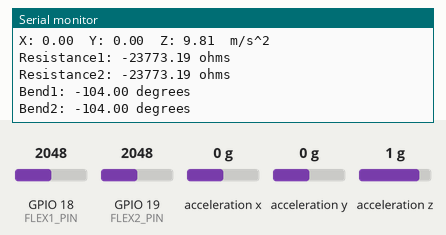
This sketch was run on a simulated ESP32. Parts: the last lines printed to the serial monitor. The test bench sets the inputs (shaded band); at power-on: acceleration x 0 g, GPIO 18 (FLEX1_PIN) = 2048, GPIO 19 (FLEX2_PIN) = 2048, acceleration y 0 g, acceleration z 1 g.

Above: at 1.8 s.
1.9 s: acceleration x set to -1.4 g
At 2.5 s:
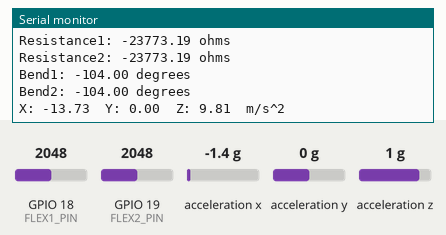
3.4 s: GPIO 18 (FLEX1_PIN) set to 2866
At 4.0 s:
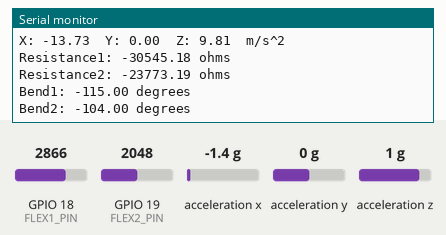
4.9 s: GPIO 19 (FLEX2_PIN) set to 2866
At 6.2 s:
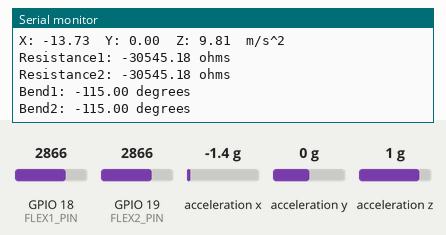
6.4 s: acceleration y set to -1.4 g
At 6.4 s:
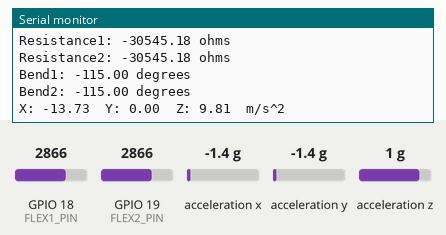
7.9 s: acceleration z set to -1.4 g
At 8.8 s:
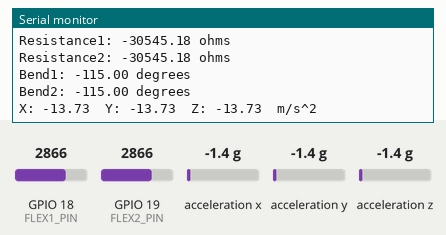
9.4 s: GPIO 18 (FLEX1_PIN) set to 3972
At 10.4 s:
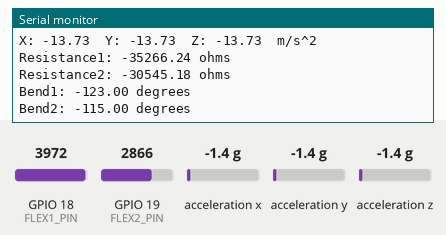
Timing chart, 0 to 11.9 s (numbered marks = the images above; inputs shaded):
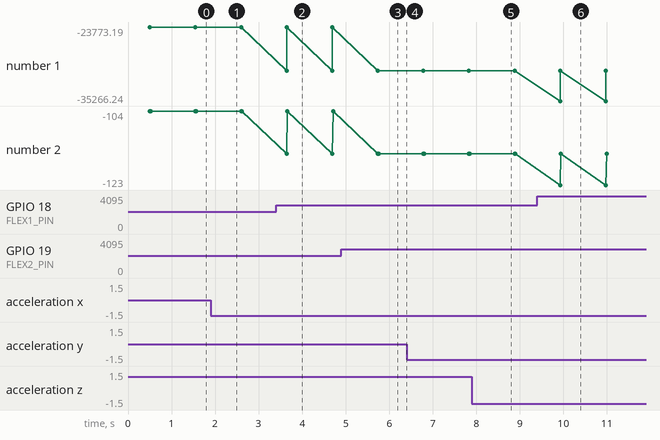

The sketch:

Hand_Gesture.ino
```cpp
#include <Wire.h>
#include <Adafruit_Sensor.h>    // Adafruit  sensor library
#include <Adafruit_ADXL345_U.h>  // ADXL345 library

Adafruit_ADXL345_Unified accel = Adafruit_ADXL345_Unified();   // ADXL345 Object

const int FLEX1_PIN = 18;
const int FLEX2_PIN = 19;
const float VCC = 4.9; // measured volatage of esp32 5v line
const float R_DIV = 47500.0; // measured resistance of 3.3k resistor

const float STRAIGHT_RESISTANCE = 37300.0; //resistance when straight
const float BEND_RESISTANCE = 90000.0; //resistance at 90 deg

void setup() {

  Serial.begin(9600);
  pinMode(FLEX1_PIN, INPUT);
  pinMode(FLEX2_PIN, INPUT);
  if(!accel.begin())   // if ASXL345 sensor not found
  {
    Serial.println("ADXL345 not detected");
    while(1);
  }

}

void loop() {

 sensors_event_t event;
 accel.getEvent(&event);
 Serial.print("X: ");
 Serial.print(event.acceleration.x);
 Serial.print("  ");
  Serial.print("Y: ");
 Serial.print(event.acceleration.y);
 Serial.print("  ");
  Serial.print("Z: ");
 Serial.print(event.acceleration.z);
 Serial.print("  ");
 Serial.println("m/s^2 ");
 delay(500);

 //Read the ADC, and calculate voltage and resistance from it
  int flexADC1 = analogRead(FLEX1_PIN);
  int flexADC2 = analogRead(FLEX2_PIN);
  float flex1V = flexADC1*  VCC/1023.0;
  float flex1R = R_DIV * (VCC/flex1V - 1.0);

  float flex2V = flexADC2*  VCC/1023.0;
  float flex2R = R_DIV * (VCC/flex2V - 1.0);
  Serial.println("Resistance1: "+String(flex1R)+" ohms");
  Serial.println("Resistance2: "+String(flex2R)+" ohms");


  //use the calculated resistance to estimate the sensor's bend angle
  float flex1_val = map(flex1R, STRAIGHT_RESISTANCE, BEND_RESISTANCE, 0, 90.0);
  float flex2_val = map(flex2R, STRAIGHT_RESISTANCE, BEND_RESISTANCE, 0, 90.0);

  if(flex1_val > 250 && event.acceleration.x > -0.55 && event.acceleration.x < -0.40)
  {
    Serial.println("I need Water");
    delay(2000);
  }
  if(flex1_val > 150 && flex2_val <250 && event.acceleration.x > -0.55 && event.acceleration.x < -0.40)
  {
    Serial.println("I need food");
    //bluetooth code to be added here
    delay(2000);
  }
  if(flex1_val > 50 && flex2_val <150 && event.acceleration.x > -0.55 && event.acceleration.x < -0.40)
  {
    Serial.println("I need Medicine");
    //bluetooth code to be added here
    delay(2000);
  }
  if(flex1_val > 250 && flex2_val > 250 && event.acceleration.x > -0.55 && event.acceleration.x < -0.40)
  {
    Serial.println("I need Help");
    //bluetooth code to be added here
    delay(2000);
  }

  Serial.println("Bend1: "+String(flex1_val)+" degrees");
  Serial.println("Bend2: "+String(flex2_val)+" degrees");

  Serial.println();
  delay(500);
}
```

Measured:
- after the input at 1.9 s, the serial monitor: prints a new line after 0.20 s (image 1)
- after the input at 3.4 s, the serial monitor: prints a new line after 0.24 s (image 2)
- after the input at 4.9 s, the serial monitor: prints a new line after 0.84 s (image 3)
- after the input at 7.9 s, the serial monitor: prints a new line after 0.48 s (image 5)
- after the input at 9.4 s, the serial monitor: prints a new line after 0.53 s (image 6)
